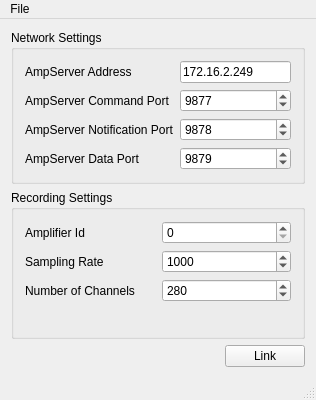
<?xml version="1.0" encoding="UTF-8"?>
<ui version="4.0">
 <class>EGIAmpWindow</class>
 <widget class="QMainWindow" name="EGIAmpWindow">
  <property name="geometry">
   <rect>
    <x>0</x>
    <y>0</y>
    <width>316</width>
    <height>400</height>
   </rect>
  </property>
  <property name="windowTitle">
   <string>EGI AmpServer Connector</string>
  </property>
  <widget class="QWidget" name="centralWidget">
   <layout class="QVBoxLayout" name="verticalLayout">
    <item>
     <widget class="QGroupBox" name="groupBox">
      <property name="title">
       <string>Network Settings</string>
      </property>
      <layout class="QFormLayout" name="formLayout">
       <item row="0" column="0">
        <widget class="QLabel" name="label_4">
         <property name="text">
          <string>AmpServer Address</string>
         </property>
        </widget>
       </item>
       <item row="0" column="1">
        <widget class="QLineEdit" name="serverAddress">
         <property name="text">
          <string>172.16.2.249</string>
         </property>
        </widget>
       </item>
       <item row="1" column="0">
        <widget class="QLabel" name="label_5">
         <property name="text">
          <string>AmpServer Command Port</string>
         </property>
        </widget>
       </item>
       <item row="1" column="1">
        <widget class="QSpinBox" name="commandPort">
         <property name="maximum">
          <number>65535</number>
         </property>
         <property name="value">
          <number>9877</number>
         </property>
        </widget>
       </item>
       <item row="2" column="0">
        <widget class="QLabel" name="label_6">
         <property name="text">
          <string>AmpServer Notification Port</string>
         </property>
        </widget>
       </item>
       <item row="2" column="1">
        <widget class="QSpinBox" name="notificationPort">
         <property name="maximum">
          <number>65535</number>
         </property>
         <property name="value">
          <number>9878</number>
         </property>
        </widget>
       </item>
       <item row="3" column="0">
        <widget class="QLabel" name="label_7">
         <property name="text">
          <string>AmpServer Data Port</string>
         </property>
        </widget>
       </item>
       <item row="3" column="1">
        <widget class="QSpinBox" name="dataPort">
         <property name="maximum">
          <number>65535</number>
         </property>
         <property name="value">
          <number>9879</number>
         </property>
        </widget>
       </item>
      </layout>
     </widget>
    </item>
    <item>
     <widget class="QGroupBox" name="groupBox_2">
      <property name="title">
       <string>Recording Settings</string>
      </property>
      <layout class="QFormLayout" name="formLayout_2">
       <item row="0" column="0">
        <widget class="QLabel" name="label_3">
         <property name="text">
          <string>Amplifier Id</string>
         </property>
        </widget>
       </item>
       <item row="0" column="1">
        <widget class="QSpinBox" name="amplifierId">
         <property name="minimum">
          <number>0</number>
         </property>
         <property name="maximum">
          <number>32</number>
         </property>
         <property name="value">
          <number>0</number>
         </property>
        </widget>
       </item>
       <item row="1" column="0">
        <widget class="QLabel" name="label">
         <property name="text">
          <string>Sampling Rate</string>
         </property>
        </widget>
       </item>
       <item row="1" column="1">
        <widget class="QSpinBox" name="samplingRate">
         <property name="minimum">
          <number>1</number>
         </property>
         <property name="maximum">
          <number>40000</number>
         </property>
         <property name="value">
          <number>1000</number>
         </property>
        </widget>
       </item>
       <item row="2" column="0">
        <widget class="QLabel" name="label_2">
         <property name="minimumSize">
          <size>
           <width>131</width>
           <height>0</height>
          </size>
         </property>
         <property name="text">
          <string>Number of Channels</string>
         </property>
        </widget>
       </item>
       <item row="2" column="1">
        <widget class="QSpinBox" name="channelCount">
         <property name="minimum">
          <number>1</number>
         </property>
         <property name="maximum">
          <number>512</number>
         </property>
         <property name="value">
          <number>280</number>
         </property>
        </widget>
       </item>
      </layout>
     </widget>
    </item>
    <item>
     <layout class="QHBoxLayout" name="horizontalLayout">
      <item>
       <spacer name="horizontalSpacer">
        <property name="orientation">
         <enum>Qt::Horizontal</enum>
        </property>
        <property name="sizeHint" stdset="0">
         <size>
          <width>40</width>
          <height>20</height>
         </size>
        </property>
       </spacer>
      </item>
      <item>
       <widget class="QPushButton" name="linkButton">
        <property name="text">
         <string>Link</string>
        </property>
       </widget>
      </item>
     </layout>
    </item>
   </layout>
  </widget>
  <widget class="QMenuBar" name="menuBar">
   <property name="geometry">
    <rect>
     <x>0</x>
     <y>0</y>
     <width>316</width>
     <height>22</height>
    </rect>
   </property>
   <widget class="QMenu" name="menuFile">
    <property name="title">
     <string>File</string>
    </property>
    <addaction name="actionLoad_Configuration"/>
    <addaction name="actionSave_Configuration"/>
    <addaction name="separator"/>
    <addaction name="actionQuit"/>
   </widget>
   <addaction name="menuFile"/>
  </widget>
  <widget class="QStatusBar" name="statusBar"/>
  <action name="actionLoad_Configuration">
   <property name="text">
    <string>Load Configuration</string>
   </property>
  </action>
  <action name="actionSave_Configuration">
   <property name="text">
    <string>Save Configuration</string>
   </property>
   <property name="shortcut">
    <string>Ctrl+S</string>
   </property>
  </action>
  <action name="actionQuit">
   <property name="text">
    <string>Quit</string>
   </property>
   <property name="shortcut">
    <string>Ctrl+Q</string>
   </property>
  </action>
 </widget>
 <layoutdefault spacing="6" margin="11"/>
 <resources/>
 <connections/>
</ui>
